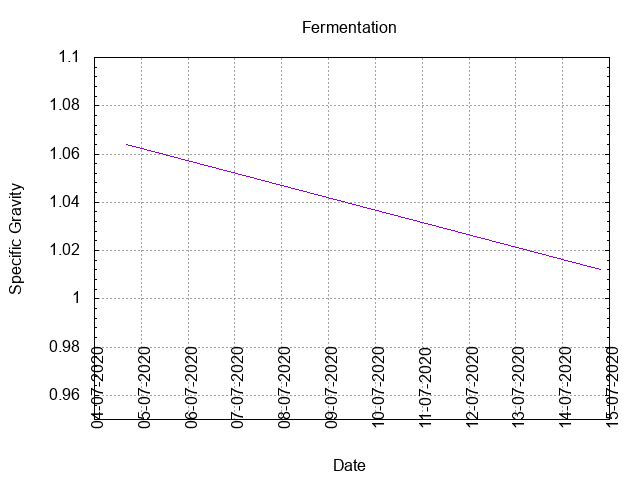

gnuplot code for this plot:
# setup graph
set term png
output_file = "gravity.png"
set output output_file
set title "Fermentation"
set style data lines
set ylabel "Specific Gravity"
set yrange [0.95:1.1]
set grid y
set ytics 0.02
set mytics 5
set xlabel "Date"
set grid x
set xtic rotate by 90 scale 0 offset 0.5,0
set autoscale x
set xdata time
set timefmt "%d-%m-%Y  %H:%M"
set format x "%d-%m-%Y"
plot "fermentation.data" using 1:5 title ""
# set output back to default
set output
# reset terminal type
set terminal pop
